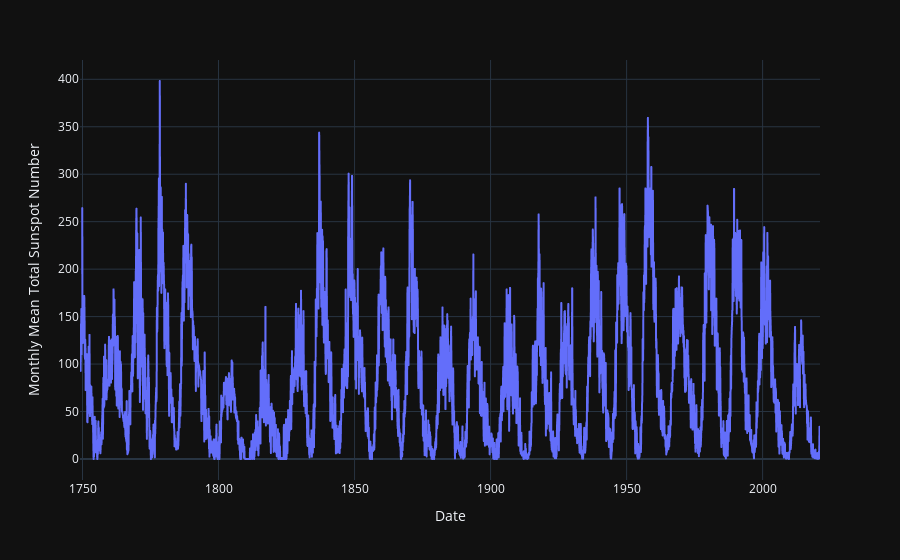

Notebook source saved alongside this figure:
### Code cell
import plotly.express as px
fig = px.line(df, x='Date', y='Monthly Mean Total Sunspot Number')
fig.show()

### Figure 1 — Plotly figure (JSON) as saved in the notebook; plotly's stock layout.template omitted (floating-point values rounded to 4 significant figures; data arrays with more than 128 entries replaced by an {"elided": "..."} marker saying what was removed)
{"data": [{"hovertemplate": "Date=%{x}<br>Monthly Mean Total Sunspot Number=%{y}<extra></extra>", "legendgroup": "", "line": {"color": "#636efa", "dash": "solid"}, "marker": {"symbol": "circle"}, "mode": "lines", "name": "", "showlegend": false, "x": {"elided": "3265 str values"}, "xaxis": "x", "y": {"elided": "3265 float values"}, "yaxis": "y", "type": "scattergl"}], "layout": {"xaxis": {"anchor": "y", "domain": [0.0, 1.0], "title": {"text": "Date"}}, "yaxis": {"anchor": "x", "domain": [0.0, 1.0], "title": {"text": "Monthly Mean Total Sunspot Number"}}, "legend": {"tracegroupgap": 0}, "margin": {"t": 60}}}
